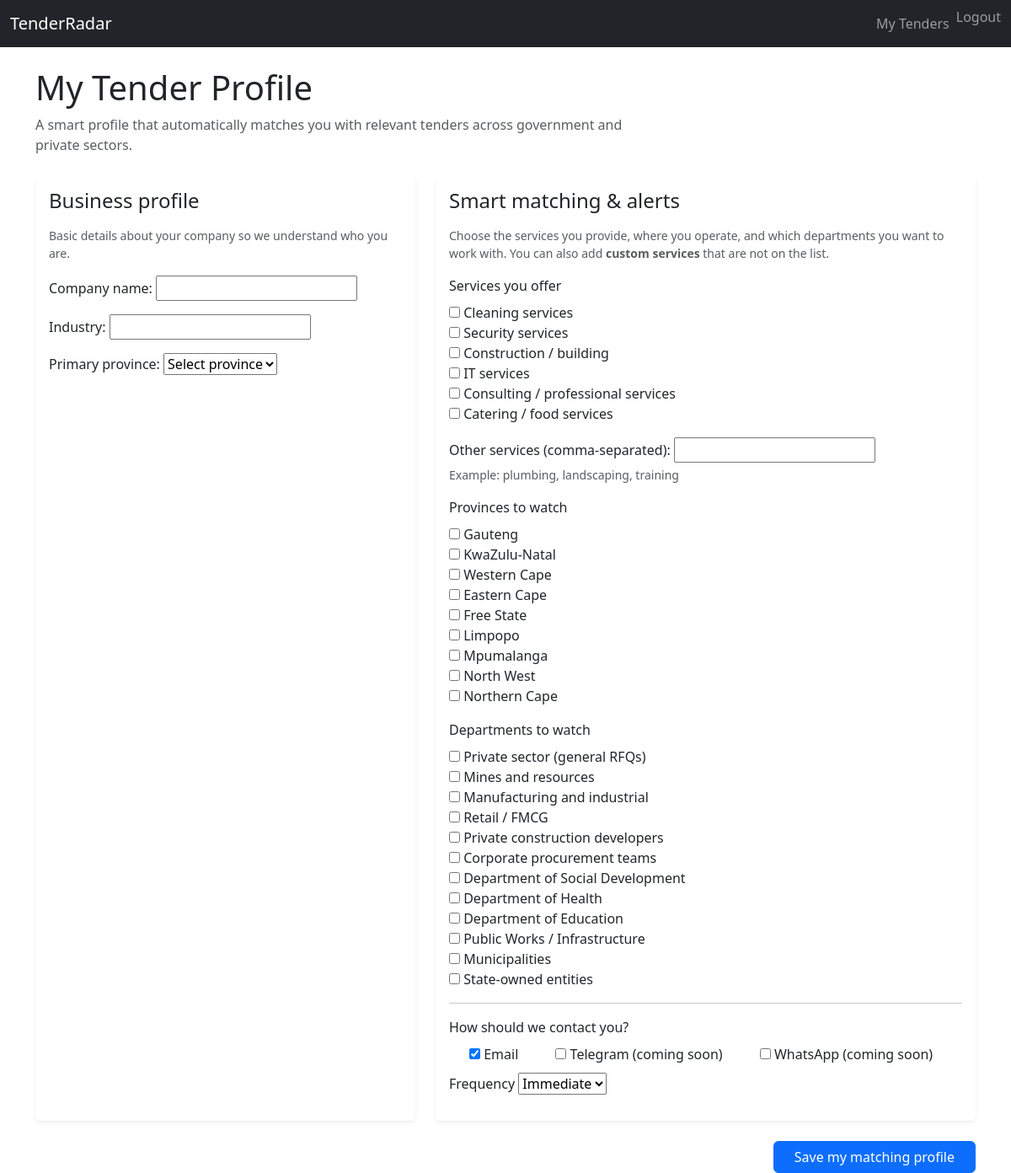
The page /preferences/ (signed in) on the database its author committed.
### tenders/models.py (models this page shows, shortened)
class BusinessProfile(models.Model):
    user = models.OneToOneField(
        settings.AUTH_USER_MODEL, on_delete=models.CASCADE, related_name="business_profile"
    )
    company_name = models.CharField(max_length=255)
    industry = models.CharField(max_length=255, blank=True)
    province = models.CharField(max_length=100, blank=True)

class AlertPreference(models.Model):
    FREQUENCY_IMMEDIATE = "immediate"
    FREQUENCY_DAILY = "daily"
    FREQUENCY_WEEKLY = "weekly"
    FREQUENCY_CHOICES = [
        (FREQUENCY_IMMEDIATE, "Immediate"),
        (FREQUENCY_DAILY, "Daily"),
        (FREQUENCY_WEEKLY, "Weekly"),
    ]
    user = models.OneToOneField(
        settings.AUTH_USER_MODEL, on_delete=models.CASCADE, related_name="alert_preferences"
    )
    keywords = models.TextField(
        help_text="Comma-separated list of keywords e.g. cleaning, security, IT services.",
        blank=True,
    )
    departments = models.TextField(
        blank=True,
        help_text="Comma-separated list of departments to focus on.",
    )
    provinces = models.TextField(
        blank=True,
        help_text="Comma-separated list of provinces to focus on.",
    )
    delivery_email = models.BooleanField(default=True)
    delivery_telegram = models.BooleanField(default=False)
    delivery_whatsapp = models.BooleanField(default=False)
    telegram_chat_id = models.CharField(max_length=100, blank=True)
    whatsapp_number = models.CharField(max_length=50, blank=True)
    frequency = models.CharField(
        max_length=20, choices=FREQUENCY_CHOICES, default=FREQUENCY_IMMEDIATE
    )
    def keyword_list(self) -> list[str]:
        return [k.strip() for k in self.keywords.split(",") if k.strip()]
    def province_list(self) -> list[str]:
        return [p.strip() for p in self.provinces.split(",") if p.strip()]
    def department_list(self) -> list[str]:
        return [d.strip() for d in self.departments.split(",") if d.strip()]

### tenders/views.py (the view)
# urls.py: path("preferences/", views.preferences, name="preferences"),
@login_required
def preferences(request):
    if request.user.is_staff:
        return redirect("tenders:staff_managed_overview")
    try:
        profile, _ = BusinessProfile.objects.get_or_create(
            user=request.user, defaults={"company_name": ""}
        )
        prefs, _ = AlertPreference.objects.get_or_create(user=request.user)
    except OperationalError:
        return render(
            request,
            "tenders/preferences.html",
            {
                "profile_form": None,
                "prefs_form": None,
                "db_error": True,
            },
        )
    if request.method == "POST":
        profile_form = BusinessProfileForm(request.POST, instance=profile)
        prefs_form = AlertPreferenceForm(request.POST, instance=prefs)
        if profile_form.is_valid() and prefs_form.is_valid():
            profile_form.save()
            prefs_form.save()
            return redirect(reverse("tenders:dashboard"))
    else:
        profile_form = BusinessProfileForm(instance=profile)
        prefs_form = AlertPreferenceForm(instance=prefs)
    context = {
        "profile_form": profile_form,
        "prefs_form": prefs_form,
        "db_error": False,
    }
    return render(request, "tenders/preferences.html", context)

### tenders/forms.py
class BusinessProfileForm(forms.ModelForm):
    province = forms.ChoiceField(
        choices=[("", "Select province")] + PROVINCE_CHOICES,
        required=False,
        label="Primary province",
    )
    class Meta:
        model = BusinessProfile
        fields = ["company_name", "industry", "province"]

### tenders/templates/tenders/preferences.html (shortened to what this page needs)
{% extends "base.html" %}
{% block content %}
<div class="container mt-4">
  <div class="row mb-4">
    <div class="col-12 col-md-8">
      <h1 class="mb-2">My Tender Profile</h1>
      <p class="text-muted mb-0">
        A smart profile that automatically matches you with relevant tenders across
        government and private sectors.
      </p>
    </div>
  </div>
  {% if db_error %}
    <div class="alert alert-warning">
      We’re still finishing the database setup for preferences. You can browse
      tenders on the dashboard, and this page will be fully active once setup is done.
    </div>
  {% else %}
    <form method="post" class="row g-4">
      <div class="col-md-5">
        <div class="card shadow-sm border-0 h-100">
          <div class="card-body">
            <h4 class="card-title mb-3">Business profile</h4>
            <p class="text-muted small">
              Basic details about your company so we understand who you are.
            </p>
            {% if profile_form %}
              <div class="mb-3">
                {{ profile_form.company_name.label_tag }}
                {{ profile_form.company_name }}
              </div>
              <div class="mb-3">
                {{ profile_form.industry.label_tag }}
                {{ profile_form.industry }}
              </div>
              <div class="mb-3">
                {{ profile_form.province.label_tag }}
                {{ profile_form.province }}
              </div>
            {% endif %}
          </div>
        </div>
      </div>
      <div class="col-md-7">
        <div class="card shadow-sm border-0 h-100">
          <div class="card-body">
            <h4 class="card-title mb-3">Smart matching & alerts</h4>
            <p class="text-muted small mb-3">
              Choose the services you provide, where you operate, and which
              departments you want to work with. You can also add <strong>custom
              services</strong> that are not on the list.
            </p>
            {% if prefs_form %}
              <div class="mb-3">
                <label class="form-label">{{ prefs_form.services.label }}</label>
                <div class="row">
                  <div class="col-sm-12">
                    {{ prefs_form.services }}
                  </div>
                </div>
              </div>
              <div class="mb-3">
                {{ prefs_form.other_services.label_tag }}
                {{ prefs_form.other_services }}
                {% if prefs_form.other_services.help_text %}
                  <div class="form-text">
                    {{ prefs_form.other_services.help_text }}
                  </div>
                {% endif %}
              </div>
              <div class="mb-3">
                <label class="form-label">{{ prefs_form.target_provinces.label }}</label>
                <div class="row">
                  <div class="col-sm-12">
                    {{ prefs_form.target_provinces }}
                  </div>
                </div>
              </div>
              <div class="mb-3">
                <label class="form-label">{{ prefs_form.target_departments.label }}</label>
                <div class="row">
                  <div class="col-sm-12">
                    {{ prefs_form.target_departments }}
                  </div>
                </div>
              </div>
              <hr class="my-3">
              <div class="mb-2">
                <label class="form-label d-block">How should we contact you?</label>
                <div class="form-check form-check-inline">
                  {{ prefs_form.delivery_email }}
                  <label class="form-check-label" for="{{ prefs_form.delivery_email.id_for_label }}">
                    Email
                  </label>
                </div>
                <div class="form-check form-check-inline">
                  {{ prefs_form.delivery_telegram }}
                  <label class="form-check-label" for="{{ prefs_form.delivery_telegram.id_for_label }}">
                    Telegram (coming soon)
                  </label>
                </div>
                <div class="form-check form-check-inline">
                  {{ prefs_form.delivery_whatsapp }}
                  <label class="form-check-label" for="{{ prefs_form.delivery_whatsapp.id_for_label }}">
                    WhatsApp (coming soon)
                  </label>
                </div>
              </div>
              <div class="mb-2">
                <label class="form-label">{{ prefs_form.frequency.label }}</label>
                {{ prefs_form.frequency }}
              </div>
            {% endif %}
          </div>
        </div>
      </div>
      <div class="col-12 d-flex justify-content-end">
        <button type="submit" class="btn btn-primary px-4">
          Save my matching profile
        </button>
      </div>
    </form>
  {% endif %}
</div>
{% endblock %}

### rows shown on the page
BusinessProfile: province "Select province"
AlertPreference: delivery_email "☑", frequency "Immediate"

### other values the page prints
{{ profile_form.company_name.label_tag }} "Company name:"
{{ profile_form.industry.label_tag }} "Industry:"
{{ profile_form.province.label_tag }} "Primary province:"
{{ prefs_form.services.label }} "Services you offer"
{{ prefs_form.other_services.label_tag }} "Other services (comma‑separated):"
{{ prefs_form.other_services.help_text }} "Example: plumbing, landscaping, training"
{{ prefs_form.target_provinces.label }} "Provinces to watch"
{{ prefs_form.target_departments.label }} "Departments to watch"
{{ prefs_form.frequency.label }} "Frequency"
